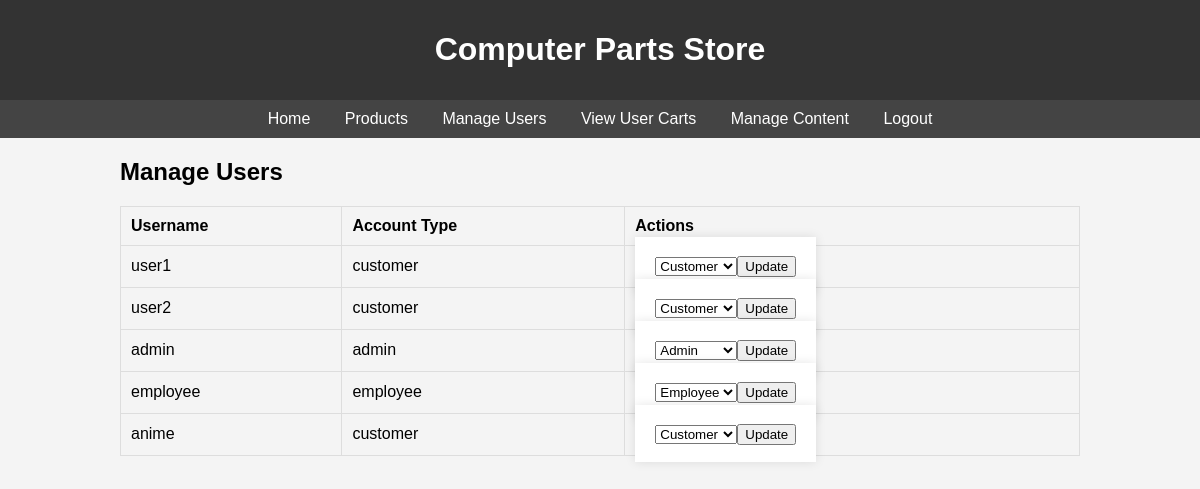
Page /admin/manage_users.php (signed in) on the committed database.
### tables this page shows
CREATE TABLE `users` (
  `id` int(11) NOT NULL,
  `username` varchar(50) NOT NULL,
  `password` varchar(255) NOT NULL,
  `created_at` timestamp NOT NULL DEFAULT current_timestamp(),
  `account_type` enum('customer','admin','employee') NOT NULL DEFAULT 'customer'
);

### admin/manage_users.php (the view, shortened to what this page needs)
<?php
include('../includes/template.php');
include('../includes/db.php');
?>
<h2>Manage Users</h2>
<table>
    <tr>
        <th>Username</th>
        <th>Account Type</th>
        <th>Actions</th>
    </tr>
    <?php
    $sql = "SELECT id, username, account_type FROM users";
    $result = $conn->query($sql);
    if ($result->num_rows > 0) {
        while($row = $result->fetch_assoc()) {
            echo "<tr>";
            echo "<td>" . $row['username'] . "</td>";
            echo "<td>" . $row['account_type'] . "</td>";
            echo "<td>";
            echo "<form action='manage_users.php' method='post' style='display:inline;'>";
            echo "<select name='account_type'>";
            echo "<option value='customer'" . ($row['account_type'] == 'customer' ? ' selected' : '') . ">Customer</option>";
            echo "<option value='employee'" . ($row['account_type'] == 'employee' ? ' selected' : '') . ">Employee</option>";
            echo "<option value='admin'" . ($row['account_type'] == 'admin' ? ' selected' : '') . ">Admin</option>";
            echo "</select>";
            echo "<input type='submit' value='Update'>";
            echo "</form>";
            echo "</td>";
            echo "</tr>";
        }
    } else {
        echo "<tr><td colspan='3'>No users found.</td></tr>";
    }
    ?>
</table>

### includes/styles.css (style rules this page uses)
body { font-family: Arial, sans-serif; background-color: #f4f4f4; margin: 0; padding: 0; }
table { width: 100%; border-collapse: collapse; margin-bottom: 20px; }
table, th, td { border: 1px solid #ddd; }
th, td { padding: 10px; text-align: left; }
th { background-color: #f4f4f4; }
form { background: #fff; padding: 20px; box-shadow: 0 0 10px rgba(0, 0, 0, 0.1); margin-bottom: 20px; }

### rows in the picture
users: username "user1", account_type "customer", account_type "Customer"
users: username "user2", account_type "customer", account_type "Customer"
users: username "admin", account_type "admin", account_type "Admin"
users: username "employee", account_type "employee", account_type "Employee"
users: username "anime", account_type "customer", account_type "Customer"
